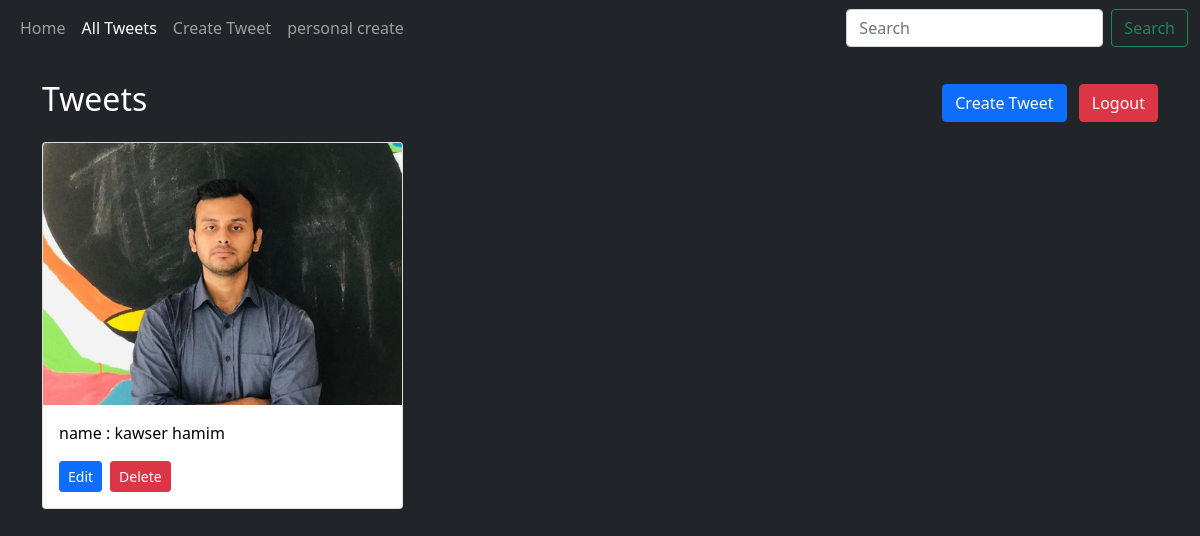
The app's page /tweets/ (signed in) with its own data.
### tweet/models.py (models this page shows, shortened)
class Tweet(models.Model):
    user = models.ForeignKey(User,on_delete=models.CASCADE,null=True, blank = True)
    text = models.TextField()
    photo = models.ImageField(upload_to='photos/', blank=True , null= True)
    created_at = models.DateTimeField(auto_now_add=True)
    updated_at = models.DateTimeField(auto_now=True)

### tweet/views.py (the view)
# urls.py: path('tweets/', views.tweet_list, name='tweet_list'),
@login_required
def tweet_list(request):
    tweets = Tweet.objects.all().order_by('-created_at')
    return render(request, 'tweet/tweet_list.html', {'tweets': tweets})

### tweet/templates/tweet/tweet_list.html (shortened to what this page needs)
{% extends "index.html" %}
{% block content %}
<div class="d-flex justify-content-between align-items-center mb-3">
    <h2>Tweets</h2>
    <div>
        <a class="btn btn-primary" href="{% url 'tweet_create' %}">Create Tweet</a>
        {% if user.is_authenticated %}
            <a class="btn btn-danger ms-2" href="{% url 'logout' %}">Logout</a>
        {% endif %}
    </div>
</div>
<div class="row g-3">
    {% for tweet in tweets %}
        <div class="col-md-4">
            <div class="card h-100">
                {% if tweet.photo %}
                    <img src="{{ tweet.photo.url }}" class="card-img-top" alt="error loading image">
                {% else %}
                    <p class="text-center text-muted py-3">No photo available</p>
                {% endif %}
                <div class="card-body d-flex flex-column">
                    <p class="card-text" style="color: black;">
                        {{ tweet.text }}
                    </p>
                    <div class="mt-auto d-flex">
                        <a href="{% url 'tweet_edit' tweet.id %}" class="btn btn-primary btn-sm me-2">Edit</a>
                        <form action="{% url 'tweet_delete' tweet.id %}" method="POST" style="display:inline;">
                            <button type="submit" class="btn btn-danger btn-sm">Delete</button>
                        </form>
                    </div>
                </div>
            </div>
        </div>
    {% empty %}
        <p>No tweets available.</p>
    {% endfor %}
</div>
{% endblock %}

### records on screen
Tweet: photo (picture), text "name : kawser hamim"
